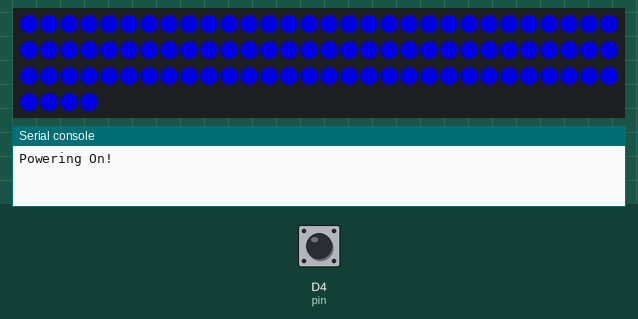
Bench run of a program on a simulated CircuitPython board. Shown: 94 RGB LEDs in strip order, left to right, continuing on the next row, the last lines printed to the serial console. The inputs (shaded band) are chosen by the test bench; at power-on: D4 (pin) HIGH. Dim RGB values are drawn brighter than linear; random numbers come from a fixed seed.

Above: at 2.3 s.
2.4 s: D4 (pin) pulled LOW for 0.15 s
At 2.87 s:
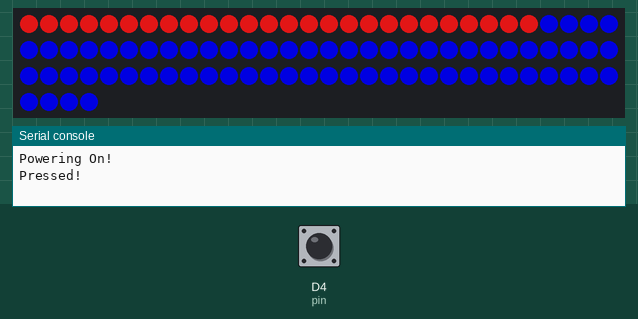
3.1 s: D4 (pin) pulled LOW for 3.2 s
At 7.5 s:
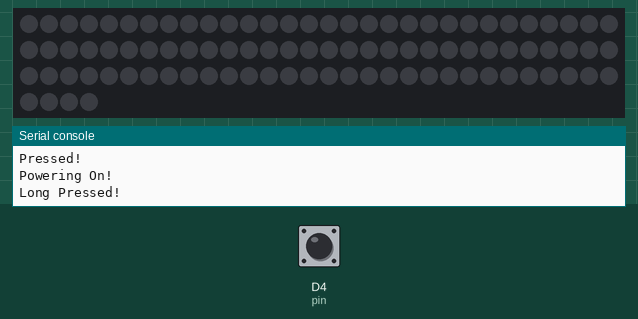
7.8 s: D4 (pin) pulled LOW for 1 s
At 9.4 s:
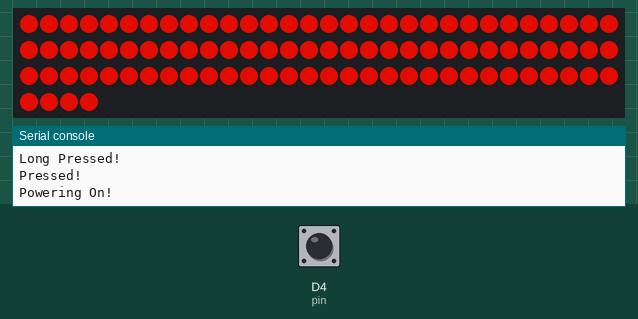
10.3 s: D4 (pin) pulled LOW for 0.15 s
At 10.77 s:
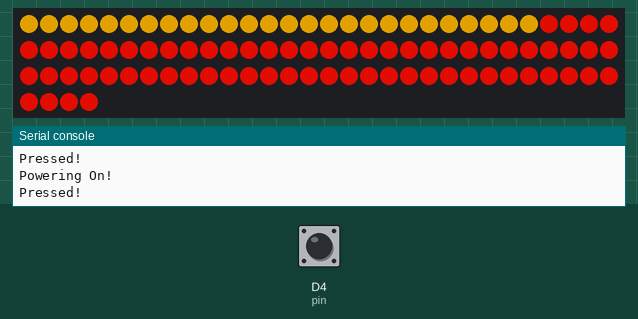
11.0 s: D4 (pin) pulled LOW for 3.2 s
At 13.46 s:
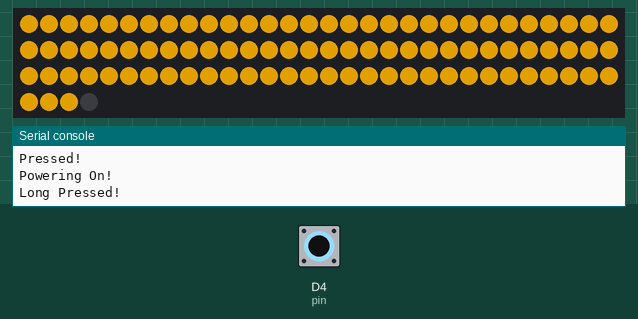
15.7 s: D4 (pin) pulled LOW for 0.15 s
At 17.2 s:
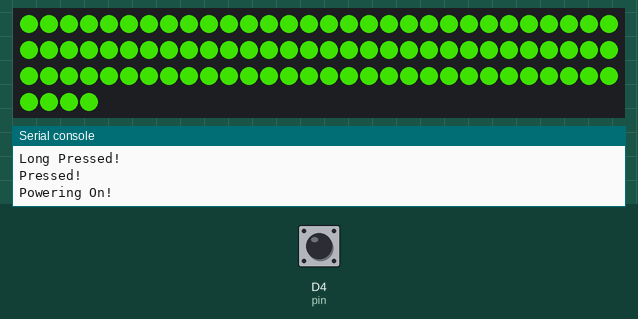
Timing chart, 0 to 17.4 s (numbered marks = the images above; inputs shaded):
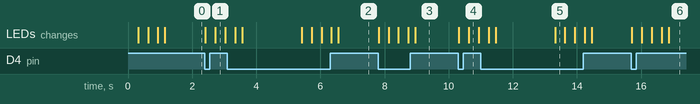

The program:

code.py
```python
import time
import random
import board
import neopixel
import digitalio
from adafruit_debouncer import Button

# Initialize the digital input pin connected to the button
pin = digitalio.DigitalInOut(board.D4)
pin.direction = digitalio.Direction.INPUT
pin.pull = digitalio.Pull.UP

# Set up the button with debouncing (to avoid misreads)
switch = Button(pin, 1000, 3000, False)

# Initialize the NeoPixel LED strip with 94 LEDs on pin D10
dots = neopixel.NeoPixel(board.D10, 94, brightness=0.65, auto_write=False)

# Global variables to manage the state of the lightsaber
POWER = False  # Lightsaber power status (Off by default)
NUMPIXELS = len(dots)  # Total number of LEDs on the strip
HUE = 0  # Current color index in the COLORS tuple
PULSATING = False  # Pulsating effect status; not used yet

# Define a tuple with RGB color codes for different hues
COLORS = (
    (0, 0, 255), #Blue
    (255, 25, 25),  #Pink Red
    (255, 15, 0), #Blood Orange
    (255, 180, 0), #Gold
    (70, 255, 0), #Lime
    (0, 255, 60), #Mint Green
    (0, 140, 255), #Sky Blue
    (220, 0, 255), #Magenta
    (255, 0, 0) #Red
)

def power_on():
    """Function to turn on the lightsaber and light up the LEDs."""
    global HUE, POWER, NUMPIXELS
    for dot in range(NUMPIXELS):
        dots[dot] = COLORS[HUE]  # Set each LED to the current color
        dots.show()  # Update the LED strip
        time.sleep(0.008)  # Short delay for the power-on effect
    POWER = True
    print('Powering On!')

def power_off():
    """Function to turn off the lightsaber and turn off the LEDs."""
    global NUMPIXELS, POWER
    if POWER:  # Only run if the lightsaber is currently on
        for dot in range(NUMPIXELS - 1, -1, -1):
            dots[dot] = (0, 0, 0)  # Set each LED to off (black)
            dots.show()  # Update the LED strip
            time.sleep(0.008)  # Short delay for the power-off effect
        POWER = False
    else:
        return


def change_color():
    global HUE
    if (HUE + 1) == len(COLORS):
        HUE = 0
    else:
        HUE += 1

# Not used for the moment
def pulsate():
    global HUE, NUMPIXELS, PULSATING
    if PULSATING == True:
        return

    window = 5
    PULSATING = True
    for i in range(NUMPIXELS):
        for w in range(1, window + 1):
            if (i + w) < NUMPIXELS:
                dots[i - w] = (50, 0, 0)

        for w in range(1, window + 1):
            if (i + w) < NUMPIXELS:
                if w < window:
                    color = random.randint(w * 15, w * 45)
                    dots[i + w] = (0, 0, color)
                elif w == window:
                    dots[i + w] = (0, 0, 255)
                else:
                    color = random.randint(w * 15, w * 45)
                    dots[i + w] = (0, 0, color)
    PULSATING = False


power_on() # Start with the lightsaber powered on

# TEST CODE
# rainbow = Rainbow(dots, speed=0.0001, period=1)
# TEST CODE

# Main loop to continuously check the button status
while True:
    switch.update() # Check the status of the button
    # rainbow.animate()

    if switch.long_press:
        # Handle long press
        print('Long Pressed!')
        if POWER:
            power_off()
        else:
            power_on()

    if switch.short_count == 2:
        # Handle double press
        print('Double Pressed!')

    if switch.pressed:
        # Handle single press
        print('Pressed!')
        change_color()
        power_on()
```

Measured:
- after the input at 2.4 s, the LEDs: first change at once (image 1 shows a later state)
- after the input at 7.8 s, the LEDs: first change at once (image 3 shows a later state)
- after the input at 10.3 s, the LEDs: first change at once (image 4 shows a later state)
- after the input at 15.7 s, the LEDs: first change at once (image 6 shows a later state)
